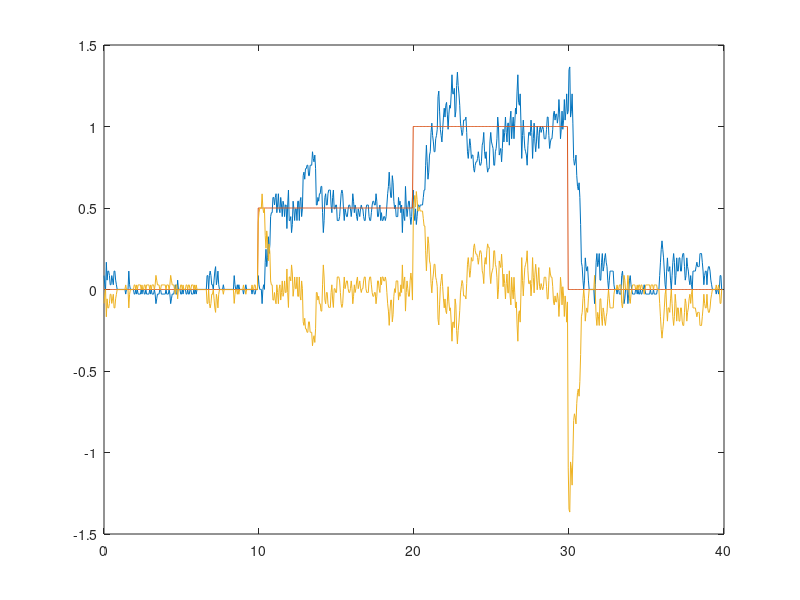

Reproduce this figure in MATLAB.
stairSUB=[-0.003450, 0.000000, 0.003450, -0.007976;
-0.059597, 0.000000, 0.059597, -0.132599;
-0.088125, 0.000000, 0.088125, -0.113473;
0.078569, 0.000000, -0.078569, 0.323978;
-0.031375, 0.000000, 0.031375, -0.200473;
0.024178, 0.000000, -0.024178, 0.048041;
0.024178, 0.000000, -0.024178, 0.065722;
-0.003450, 0.000000, 0.003450, -0.050983;
-0.059597, 0.000000, 0.059597, -0.138657;
-0.059597, 0.000000, 0.059597, -0.034818;
-0.003450, 0.000000, 0.003450, 0.092221;
-0.031375, 0.000000, 0.031375, -0.086008;
-0.059597, 0.000000, 0.059597, -0.117276;
0.024178, 0.000000, -0.024178, 0.156711;
0.024178, 0.000000, -0.024178, 0.023621;
-0.031375, 0.000000, 0.031375, -0.142561;
-0.059597, 0.000000, 0.059597, -0.083616;
-0.088125, 0.000000, 0.088125, -0.089232;
-0.088125, 0.000000, 0.088125, -0.077001;
-0.088125, 0.000000, 0.088125, -0.086419;
-0.088125, 0.000000, 0.088125, -0.089974;
-0.088125, 0.000000, 0.088125, -0.087307;
-0.088125, 0.000000, 0.088125, -0.086566;
-0.088125, 0.000000, 0.088125, -0.087331;
-0.088125, 0.000000, 0.088125, -0.087472;
-0.088125, 0.000000, 0.088125, -0.087258;
-0.088125, 0.000000, 0.088125, -0.087236;
-0.088125, 0.000000, 0.088125, -0.087295;
-0.116965, 0.000000, 0.116965, -0.153973;
-0.088125, 0.000000, 0.088125, -0.043916;
-0.088125, 0.000000, 0.088125, -0.081786;
-0.088125, 0.000000, 0.088125, -0.100117;
0.024178, 0.000000, -0.024178, 0.171743;
-0.059597, 0.000000, 0.059597, -0.186742;
-0.088125, 0.000000, 0.088125, -0.151668;
-0.088125, 0.000000, 0.088125, -0.043666;
-0.088125, 0.000000, 0.088125, -0.072115;
-0.088125, 0.000000, 0.088125, -0.099871;
-0.088125, 0.000000, 0.088125, -0.090388;
-0.116965, 0.000000, 0.116965, -0.150386;
-0.116965, 0.000000, 0.116965, -0.110033;
-0.088125, 0.000000, 0.088125, -0.039417;
-0.116965, 0.000000, 0.116965, -0.161375;
-0.088125, 0.000000, 0.088125, -0.057095;
-0.116965, 0.000000, 0.116965, -0.145629;
-0.116965, 0.000000, 0.116965, -0.120141;
-0.116965, 0.000000, 0.116965, -0.106710;
-0.116965, 0.000000, 0.116965, -0.115286;
-0.088125, 0.000000, 0.088125, -0.051635;
-0.116965, 0.000000, 0.116965, -0.159183;
-0.088125, 0.000000, 0.088125, -0.054015;
-0.088125, 0.000000, 0.088125, -0.079761;
-0.116965, 0.000000, 0.116965, -0.164266;
-0.116965, 0.000000, 0.116965, -0.111935;
-0.088125, 0.000000, 0.088125, -0.035595;
-0.116965, 0.000000, 0.116965, -0.161149;
-0.116965, 0.000000, 0.116965, -0.124805;
-0.116965, 0.000000, 0.116965, -0.102250;
-0.116965, 0.000000, 0.116965, -0.114372;
-0.088125, 0.000000, 0.088125, -0.052888;
-0.116965, 0.000000, 0.116965, -0.159334;
-0.088125, 0.000000, 0.088125, -0.053670;
-0.116965, 0.000000, 0.116965, -0.146423;
-0.116965, 0.000000, 0.116965, -0.120994;
-0.116965, 0.000000, 0.116965, -0.106437;
-0.088125, 0.000000, 0.088125, -0.048402;
-0.116965, 0.000000, 0.116965, -0.161764;
-0.175583, 0.000000, 0.175583, -0.256887;
-0.146114, 0.000000, 0.146114, -0.081591;
-0.116965, 0.000000, 0.116965, -0.060281;
-0.116965, 0.000000, 0.116965, -0.140001;
-0.116965, 0.000000, 0.116965, -0.129950;
-0.088125, 0.000000, 0.088125, -0.041826;
-0.088125, 0.000000, 0.088125, -0.089334;
-0.116965, 0.000000, 0.116965, -0.166898;
-0.116965, 0.000000, 0.116965, -0.109206;
-0.116965, 0.000000, 0.116965, -0.101772;
-0.116965, 0.000000, 0.116965, -0.118547;
-0.116965, 0.000000, 0.116965, -0.119386;
-0.116965, 0.000000, 0.116965, -0.114872;
-0.088125, 0.000000, 0.088125, -0.048303;
-0.116965, 0.000000, 0.116965, -0.159537;
-0.116965, 0.000000, 0.116965, -0.121552;
-0.116965, 0.000000, 0.116965, -0.102917;
-0.088125, 0.000000, 0.088125, -0.048511;
-0.116965, 0.000000, 0.116965, -0.162693;
-0.175583, 0.000000, 0.175583, -0.256790;
-0.146114, 0.000000, 0.146114, -0.081351;
-0.116965, 0.000000, 0.116965, -0.060324;
-0.116965, 0.000000, 0.116965, -0.140062;
-0.116965, 0.000000, 0.116965, -0.129934;
-0.088125, 0.000000, 0.088125, -0.041811;
-0.059597, 0.000000, 0.059597, -0.023384;
-0.116965, 0.000000, 0.116965, -0.209797;
-0.116965, 0.000000, 0.116965, -0.114640;
-0.031375, 0.000000, 0.031375, 0.108803;
-0.088125, 0.000000, 0.088125, -0.179960;
-0.088125, 0.000000, 0.088125, -0.115795;
-0.088125, 0.000000, 0.088125, -0.058886;
-0.116965, 0.000000, 0.116965, -0.148288;
-0.116965, 0.000000, 0.116965, -0.118548;
-0.088125, 0.000000, 0.088125, -0.039351;
-0.116965, 0.000000, 0.116965, -0.159115;
-0.088125, 0.000000, 0.088125, -0.057277;
-0.088125, 0.000000, 0.088125, -0.079540;
-0.088125, 0.000000, 0.088125, -0.096737;
-0.116965, 0.000000, 0.116965, -0.155420;
-0.116965, 0.000000, 0.116965, -0.107985;
-0.088125, 0.000000, 0.088125, -0.038228;
-0.116965, 0.000000, 0.116965, -0.162006;
-0.116965, 0.000000, 0.116965, -0.124042;
-0.088125, 0.000000, 0.088125, -0.035400;
-0.088125, 0.000000, 0.088125, -0.091275;
-0.116965, 0.000000, 0.116965, -0.168455;
-0.116965, 0.000000, 0.116965, -0.108575;
-0.116965, 0.000000, 0.116965, -0.101404;
-0.088125, 0.000000, 0.088125, -0.052065;
-0.116965, 0.000000, 0.116965, -0.162835;
-0.088125, 0.000000, 0.088125, -0.053633;
-0.116965, 0.000000, 0.116965, -0.145495;
-0.088125, 0.000000, 0.088125, -0.054395;
-0.088125, 0.000000, 0.088125, -0.083365;
-0.088125, 0.000000, 0.088125, -0.097223;
-0.088125, 0.000000, 0.088125, -0.087690;
-0.088125, 0.000000, 0.088125, -0.084620;
-0.088125, 0.000000, 0.088125, -0.087372;
-0.088125, 0.000000, 0.088125, -0.087987;
-0.088125, 0.000000, 0.088125, -0.087210;
-0.088125, 0.000000, 0.088125, -0.087103;
-0.088125, 0.000000, 0.088125, -0.087317;
-0.088125, 0.000000, 0.088125, -0.087330;
-0.088125, 0.000000, 0.088125, -0.087272;
-0.088125, 0.000000, 0.088125, -0.087273;
-0.003450, 0.000000, 0.003450, 0.108478;
-0.003450, 0.000000, 0.003450, -0.018841;
-0.088125, 0.000000, 0.088125, -0.230737;
-0.003450, 0.000000, 0.003450, 0.130020;
0.024178, 0.000000, -0.024178, 0.084510;
-0.003450, 0.000000, 0.003450, -0.084841;
-0.059597, 0.000000, 0.059597, -0.142237;
-0.059597, 0.000000, 0.059597, -0.025657;
-0.088125, 0.000000, 0.088125, -0.103272;
-0.031375, 0.000000, 0.031375, 0.038854;
0.024178, 0.000000, -0.024178, 0.092652;
0.051515, 0.000000, -0.051515, 0.056920;
-0.059597, 0.000000, 0.059597, -0.229009;
-0.031375, 0.000000, 0.031375, 0.025428;
0.024178, 0.000000, -0.024178, 0.139746;
-0.059597, 0.000000, 0.059597, -0.198585;
-0.088125, 0.000000, 0.088125, -0.140394;
-0.088125, 0.000000, 0.088125, -0.041152;
-0.088125, 0.000000, 0.088125, -0.075278;
-0.088125, 0.000000, 0.088125, -0.100307;
-0.088125, 0.000000, 0.088125, -0.089514;
-0.059597, 0.000000, 0.059597, -0.017701;
-0.088125, 0.000000, 0.088125, -0.129851;
-0.088125, 0.000000, 0.088125, -0.093709;
-0.088125, 0.000000, 0.088125, -0.074607;
-0.088125, 0.000000, 0.088125, -0.086414;
-0.088125, 0.000000, 0.088125, -0.090711;
-0.088125, 0.000000, 0.088125, -0.087265;
-0.088125, 0.000000, 0.088125, -0.086374;
-0.088125, 0.000000, 0.088125, -0.087356;
-0.088125, 0.000000, 0.088125, -0.087521;
-0.088125, 0.000000, 0.088125, -0.087248;
-0.088125, 0.000000, 0.088125, -0.087224;
-0.088125, 0.000000, 0.088125, -0.087298;
-0.088125, 0.000000, 0.088125, -0.087299;
-0.003450, 0.000000, 0.003450, 0.108487;
-0.059597, 0.000000, 0.059597, -0.148645;
-0.088125, 0.000000, 0.088125, -0.146316;
-0.088125, 0.000000, 0.088125, -0.055048;
-0.059597, 0.000000, 0.059597, -0.006836;
-0.088125, 0.000000, 0.088125, -0.139698;
-0.059597, 0.000000, 0.059597, -0.029913;
-0.088125, 0.000000, 0.088125, -0.114725;
-0.088125, 0.000000, 0.088125, -0.091478;
-0.088125, 0.000000, 0.088125, -0.078784;
-0.088125, 0.000000, 0.088125, -0.086701;
-0.088125, 0.000000, 0.088125, -0.089579;
-0.116965, 0.000000, 0.116965, -0.153948;
-0.088125, 0.000000, 0.088125, -0.043311;
-0.088125, 0.000000, 0.088125, -0.081837;
-0.059597, 0.000000, 0.059597, -0.034319;
-0.088125, 0.000000, 0.088125, -0.130768;
-0.088125, 0.000000, 0.088125, -0.089231;
-0.088125, 0.000000, 0.088125, -0.074691;
-0.088125, 0.000000, 0.088125, -0.087599;
-0.088125, 0.000000, 0.088125, -0.090602;
-0.088125, 0.000000, 0.088125, -0.086958;
-0.088125, 0.000000, 0.088125, -0.086426;
-0.116965, 0.000000, 0.116965, -0.154111;
-0.088125, 0.000000, 0.088125, -0.044137;
-0.088125, 0.000000, 0.088125, -0.081733;
-0.116965, 0.000000, 0.116965, -0.166739;
-0.116965, 0.000000, 0.116965, -0.111229;
-0.088125, 0.000000, 0.088125, -0.034989;
-0.088125, 0.000000, 0.088125, -0.094704;
-0.088125, 0.000000, 0.088125, -0.101636;
-0.003450, 0.500000, 0.503450, 0.111406;
-0.059597, 0.500000, 0.559597, -0.154921;
-0.088125, 0.500000, 0.588125, -0.140265;
-0.088125, 0.500000, 0.588125, -0.047463;
-0.088125, 0.500000, 0.588125, -0.068598;
-0.175583, 0.500000, 0.675583, -0.294971;
-0.088125, 0.500000, 0.588125, 0.046020;
-0.059597, 0.500000, 0.559597, 0.003022;
-0.088125, 0.500000, 0.588125, -0.163773;
0.078569, 0.500000, 0.421431, 0.294737;
0.158056, 0.500000, 0.341944, 0.259040;
0.051515, 0.500000, 0.448485, -0.161061;
0.105339, 0.500000, 0.394661, 0.175869;
0.235131, 0.500000, 0.264869, 0.460690;
0.131834, 0.500000, 0.368166, -0.047873;
0.184011, 0.500000, 0.315989, 0.214226;
0.358506, 0.500000, 0.141494, 0.635807;
0.382454, 0.500000, 0.117546, 0.371378;
0.382454, 0.500000, 0.117546, 0.302829;
0.475939, 0.500000, 0.024061, 0.607389;
0.475939, 0.500000, 0.024061, 0.479889;
0.429651, 0.500000, 0.070349, 0.330713;
0.475939, 0.500000, 0.024061, 0.547240;
0.498749, 0.500000, 0.001251, 0.547782;
0.382454, 0.500000, 0.117546, 0.203986;
0.429651, 0.500000, 0.070349, 0.501769;
0.498749, 0.500000, 0.001251, 0.632474;
0.406168, 0.500000, 0.093832, 0.248764;
0.382454, 0.500000, 0.117546, 0.333628;
0.475939, 0.500000, 0.024061, 0.650408;
0.429651, 0.500000, 0.070349, 0.362788;
0.358506, 0.500000, 0.141494, 0.225247;
0.452908, 0.500000, 0.047092, 0.613256;
0.429651, 0.500000, 0.070349, 0.418182;
0.358506, 0.500000, 0.141494, 0.223158;
0.429651, 0.500000, 0.070349, 0.544121;
0.429651, 0.500000, 0.070349, 0.454753;
0.285224, 0.500000, 0.214776, 0.062125;
0.429651, 0.500000, 0.070349, 0.643247;
0.521344, 0.500000, -0.021344, 0.679215;
0.334322, 0.500000, 0.165678, 0.008206;
0.334322, 0.500000, 0.165678, 0.330168;
0.358506, 0.500000, 0.141494, 0.485456;
0.260302, 0.500000, 0.239698, 0.123667;
0.309895, 0.500000, 0.190105, 0.361590;
0.452908, 0.500000, 0.047092, 0.674695;
0.406168, 0.500000, 0.093832, 0.302209;
0.334322, 0.500000, 0.165678, 0.188650;
0.406168, 0.500000, 0.093832, 0.547884;
0.406168, 0.500000, 0.093832, 0.432352;
0.334322, 0.500000, 0.165678, 0.199407;
0.452908, 0.500000, 0.047092, 0.619217;
0.452908, 0.500000, 0.047092, 0.469824;
0.334322, 0.500000, 0.165678, 0.129998;
0.452908, 0.500000, 0.047092, 0.630473;
0.475939, 0.500000, 0.024061, 0.542306;
0.358506, 0.500000, 0.141494, 0.147040;
0.406168, 0.500000, 0.093832, 0.476868;
0.609598, 0.500000, -0.109598, 0.928720;
0.631147, 0.500000, -0.131147, 0.597729;
0.587846, 0.500000, -0.087846, 0.437968;
0.652497, 0.500000, -0.152497, 0.758151;
0.652497, 0.500000, -0.152497, 0.678648;
0.673648, 0.500000, -0.173648, 0.667317;
0.673648, 0.500000, -0.173648, 0.662947;
0.609598, 0.500000, -0.109598, 0.525036;
0.609598, 0.500000, -0.109598, 0.622440;
0.673648, 0.500000, -0.173648, 0.780008;
0.673648, 0.500000, -0.173648, 0.655118;
0.673648, 0.500000, -0.173648, 0.642281;
0.756343, 0.500000, -0.256343, 0.869596;
0.715376, 0.500000, -0.215376, 0.651508;
0.694607, 0.500000, -0.194607, 0.639674;
0.735952, 0.500000, -0.235952, 0.811537;
0.652497, 0.500000, -0.152497, 0.546450;
0.429651, 0.500000, 0.070349, 0.128538;
0.429651, 0.500000, 0.070349, 0.501975;
0.475939, 0.500000, 0.024061, 0.620301;
0.452908, 0.500000, 0.047092, 0.390135;
0.498749, 0.500000, 0.001251, 0.526049;
0.498749, 0.500000, 0.001251, 0.510276;
0.543721, 0.500000, -0.043721, 0.593092;
0.543721, 0.500000, -0.043721, 0.532579;
0.382454, 0.500000, 0.117546, 0.156407;
0.260302, 0.500000, 0.239698, 0.134229;
0.334322, 0.500000, 0.165678, 0.519490;
0.475939, 0.500000, 0.024061, 0.682447;
0.498749, 0.500000, 0.001251, 0.450779;
0.429651, 0.500000, 0.070349, 0.280578;
0.429651, 0.500000, 0.070349, 0.458617;
0.498749, 0.500000, 0.001251, 0.630064;
0.521344, 0.500000, -0.021344, 0.528166;
0.521344, 0.500000, -0.021344, 0.481383;
0.521344, 0.500000, -0.021344, 0.521136;
0.429651, 0.500000, 0.070349, 0.319594;
0.382454, 0.500000, 0.117546, 0.337105;
0.475939, 0.500000, 0.024061, 0.639728;
0.521344, 0.500000, -0.021344, 0.575469;
0.406168, 0.500000, 0.093832, 0.200440;
0.406168, 0.500000, 0.093832, 0.415670;
0.429651, 0.500000, 0.070349, 0.519441;
0.429651, 0.500000, 0.070349, 0.419860;
0.334322, 0.500000, 0.165678, 0.186185;
0.334322, 0.500000, 0.165678, 0.357675;
0.334322, 0.500000, 0.165678, 0.377384;
0.358506, 0.500000, 0.141494, 0.383291;
0.429651, 0.500000, 0.070349, 0.509530;
0.498749, 0.500000, 0.001251, 0.571109;
0.521344, 0.500000, -0.021344, 0.516172;
0.498749, 0.500000, 0.001251, 0.445427;
0.406168, 0.500000, 0.093832, 0.290799;
0.334322, 0.500000, 0.165678, 0.272207;
0.406168, 0.500000, 0.093832, 0.546965;
0.382454, 0.500000, 0.117546, 0.355584;
0.358506, 0.500000, 0.141494, 0.292843;
0.358506, 0.500000, 0.141494, 0.374817;
0.406168, 0.500000, 0.093832, 0.487637;
0.429651, 0.500000, 0.070349, 0.447470;
0.429651, 0.500000, 0.070349, 0.403966;
0.406168, 0.500000, 0.093832, 0.372395;
0.358506, 0.500000, 0.141494, 0.308297;
0.406168, 0.500000, 0.093832, 0.487888;
0.498749, 0.500000, 0.001251, 0.626534;
0.452908, 0.500000, 0.047092, 0.352523;
0.382454, 0.500000, 0.117546, 0.264409;
0.429651, 0.500000, 0.070349, 0.535468;
0.406168, 0.500000, 0.093832, 0.398531;
0.358506, 0.500000, 0.141494, 0.270134;
0.334322, 0.500000, 0.165678, 0.317491;
0.406168, 0.500000, 0.093832, 0.530968;
0.382454, 0.500000, 0.117546, 0.342911;
0.358506, 0.500000, 0.141494, 0.297846;
0.406168, 0.500000, 0.093832, 0.487998;
0.429651, 0.500000, 0.070349, 0.468712;
0.406168, 0.500000, 0.093832, 0.348106;
0.406168, 0.500000, 0.093832, 0.402177;
0.358506, 0.500000, 0.141494, 0.313594;
0.334322, 0.500000, 0.165678, 0.312744;
0.334322, 0.500000, 0.165678, 0.353591;
0.406168, 0.500000, 0.093832, 0.507845;
0.429651, 0.500000, 0.070349, 0.443210;
0.429651, 0.500000, 0.070349, 0.398070;
0.429651, 0.500000, 0.070349, 0.428168;
0.358506, 0.500000, 0.141494, 0.274440;
0.334322, 0.500000, 0.165678, 0.316806;
0.334322, 0.500000, 0.165678, 0.364510;
0.382454, 0.500000, 0.117546, 0.451222;
0.429651, 0.500000, 0.070349, 0.476101;
0.452908, 0.500000, 0.047092, 0.457040;
0.452908, 0.500000, 0.047092, 0.437103;
0.429651, 0.500000, 0.070349, 0.398787;
0.429651, 0.500000, 0.070349, 0.438814;
0.498749, 0.500000, 0.001251, 0.598608;
0.452908, 0.500000, 0.047092, 0.377363;
0.358506, 0.500000, 0.141494, 0.215617;
0.358506, 0.500000, 0.141494, 0.400001;
0.406168, 0.500000, 0.093832, 0.508841;
0.429651, 0.500000, 0.070349, 0.439471;
0.334322, 0.500000, 0.165678, 0.178538;
0.382454, 0.500000, 0.117546, 0.463407;
0.334322, 0.500000, 0.165678, 0.307361;
0.334322, 0.500000, 0.165678, 0.319502;
0.358506, 0.500000, 0.141494, 0.402103;
0.358506, 0.500000, 0.141494, 0.359185;
0.334322, 0.500000, 0.165678, 0.291908;
0.358506, 0.500000, 0.141494, 0.397168;
0.429651, 0.500000, 0.070349, 0.532044;
0.498749, 0.500000, 0.001251, 0.565853;
0.543721, 0.500000, -0.043721, 0.562310;
0.631147, 0.500000, -0.131147, 0.719688;
0.543721, 0.500000, -0.043721, 0.406835;
0.475939, 0.500000, 0.024061, 0.376941;
0.475939, 0.500000, 0.024061, 0.528187;
0.609598, 0.500000, -0.109598, 0.810354;
0.565887, 0.500000, -0.065887, 0.467710;
0.452908, 0.500000, 0.047092, 0.256637;
0.406168, 0.500000, 0.093832, 0.396305;
0.429651, 0.500000, 0.070349, 0.522436;
0.358506, 0.500000, 0.141494, 0.261940;
0.358506, 0.500000, 0.141494, 0.347959;
0.358506, 0.500000, 0.141494, 0.389132;
0.475939, 0.500000, 0.024061, 0.632594;
0.429651, 0.500000, 0.070349, 0.339883;
0.452908, 0.500000, 0.047092, 0.448981;
0.382454, 0.500000, 0.117546, 0.314021;
0.429651, 0.500000, 0.070349, 0.504255;
0.260302, 0.500000, 0.239698, 0.050187;
0.406168, 0.500000, 0.093832, 0.608749;
0.358506, 0.500000, 0.141494, 0.331820;
0.334322, 0.500000, 0.165678, 0.251933;
0.543721, 0.500000, -0.043721, 0.836863;
0.429651, 0.500000, 0.070349, 0.263469;
0.358506, 0.500000, 0.141494, 0.202555;
0.406168, 0.500000, 0.093832, 0.535207;
0.452908, 0.500000, 0.047092, 0.546269;
0.452908, 0.500000, 0.047092, 0.407091;
0.358506, 0.500000, 0.141494, 0.211994;
0.309895, 0.500000, 0.190105, 0.278452;
0.358506, 0.500000, 0.141494, 0.473223;
0.475939, 0.500000, 0.024061, 0.629732;
0.521344, 1.000000, 0.478656, 0.528218;
0.382454, 1.000000, 0.617546, 0.140695;
0.334322, 1.000000, 0.665678, 0.304401;
0.406168, 1.000000, 0.593832, 0.583953;
0.309895, 1.000000, 0.690105, 0.182235;
0.358506, 1.000000, 0.641494, 0.398807;
0.429651, 1.000000, 0.570349, 0.561196;
0.429651, 1.000000, 0.570349, 0.409272;
0.406168, 1.000000, 0.593832, 0.346500;
0.429651, 1.000000, 0.570349, 0.479460;
0.429651, 1.000000, 0.570349, 0.447945;
0.429651, 1.000000, 0.570349, 0.421563;
0.429651, 1.000000, 0.570349, 0.432532;
0.475939, 1.000000, 0.524061, 0.545831;
0.521344, 1.000000, 0.478656, 0.577836;
0.521344, 1.000000, 0.478656, 0.499319;
0.673648, 1.000000, 0.326352, 0.864384;
0.796576, 1.000000, 0.203424, 0.941072;
0.694607, 1.000000, 0.305393, 0.486607;
0.587846, 1.000000, 0.412154, 0.432091;
0.631147, 1.000000, 0.368853, 0.771777;
0.735952, 1.000000, 0.264048, 0.909649;
0.756343, 1.000000, 0.243657, 0.726520;
0.874910, 1.000000, 0.125090, 0.984087;
0.931866, 1.000000, 0.068134, 0.997172;
0.855585, 1.000000, 0.144415, 0.713587;
0.816422, 1.000000, 0.183578, 0.763790;
0.756343, 1.000000, 0.243657, 0.727070;
0.756343, 1.000000, 0.243657, 0.782114;
0.836090, 1.000000, 0.163910, 0.951906;
0.855585, 1.000000, 0.144415, 0.861483;
0.894062, 1.000000, 0.105938, 0.910750;
1.094155, 1.000000, -0.094155, 1.351045;
1.128574, 1.000000, -0.128574, 1.131232;
1.005538, 1.000000, -0.005538, 0.764004;
0.894062, 1.000000, 0.105938, 0.772952;
0.855585, 1.000000, 0.144415, 0.892805;
0.816422, 1.000000, 0.183578, 0.803766;
0.894062, 1.000000, 0.105938, 0.994238;
0.969022, 1.000000, 0.030978, 1.059790;
1.023565, 1.000000, -0.023565, 1.053438;
0.969022, 1.000000, 0.030978, 0.863419;
1.041439, 1.000000, -0.041439, 1.138925;
1.059158, 1.000000, -0.059158, 1.098442;
0.987357, 1.000000, 0.012643, 0.859745;
0.894062, 1.000000, 0.105938, 0.775762;
0.987357, 1.000000, 0.012643, 1.163781;
1.041439, 1.000000, -0.041439, 1.126783;
1.023565, 1.000000, -0.023565, 0.939007;
1.111435, 1.000000, -0.111435, 1.209176;
1.228476, 1.000000, -0.228476, 1.389009;
1.111435, 1.000000, -0.111435, 0.904476;
1.111435, 1.000000, -0.111435, 1.087767;
1.145567, 1.000000, -0.145567, 1.249252;
0.969022, 1.000000, 0.030978, 0.731730;
1.005538, 1.000000, -0.005538, 1.057065;
1.162423, 1.000000, -0.162423, 1.430417;
1.244655, 1.000000, -0.244655, 1.303436;
1.162423, 1.000000, -0.162423, 0.963479;
1.111435, 1.000000, -0.111435, 1.044762;
1.041439, 1.000000, -0.041439, 1.012646;
0.931866, 1.000000, 0.068134, 0.815183;
0.894062, 1.000000, 0.105938, 0.873173;
0.855585, 1.000000, 0.144415, 0.846140;
0.874910, 1.000000, 0.125090, 0.913199;
0.950526, 1.000000, 0.049474, 1.050882;
0.950526, 1.000000, 0.049474, 0.926791;
0.950526, 1.000000, 0.049474, 0.923487;
0.969022, 1.000000, 0.030978, 1.001890;
0.874910, 1.000000, 0.125090, 0.755007;
0.756343, 1.000000, 0.243657, 0.609521;
0.715376, 1.000000, 0.284624, 0.720330;
0.776551, 1.000000, 0.223449, 0.906886;
0.836090, 1.000000, 0.163910, 0.902933;
0.796576, 1.000000, 0.203424, 0.700352;
0.715376, 1.000000, 0.284624, 0.601675;
0.735952, 1.000000, 0.264048, 0.808308;
0.735952, 1.000000, 0.264048, 0.765429;
0.652497, 1.000000, 0.347503, 0.524504;
0.631147, 1.000000, 0.368853, 0.615918;
0.673648, 1.000000, 0.326352, 0.773865;
0.694607, 1.000000, 0.305393, 0.720439;
0.694607, 1.000000, 0.305393, 0.666806;
0.715376, 1.000000, 0.284624, 0.740771;
0.756343, 1.000000, 0.243657, 0.817401;
0.715376, 1.000000, 0.284624, 0.649343;
0.673648, 1.000000, 0.326352, 0.612984;
0.673648, 1.000000, 0.326352, 0.704486;
0.694607, 1.000000, 0.305393, 0.741665;
0.796576, 1.000000, 0.203424, 0.920976;
0.816422, 1.000000, 0.183578, 0.814225;
0.874910, 1.000000, 0.125090, 0.915773;
0.756343, 1.000000, 0.243657, 0.594031;
0.715376, 1.000000, 0.284624, 0.673400;
0.756343, 1.000000, 0.243657, 0.867189;
0.673648, 1.000000, 0.326352, 0.569673;
0.631147, 1.000000, 0.368853, 0.563246;
0.652497, 1.000000, 0.347503, 0.724036;
0.652497, 1.000000, 0.347503, 0.669677;
0.816422, 1.000000, 0.183578, 1.015025;
0.874910, 1.000000, 0.125090, 0.921188;
0.816422, 1.000000, 0.183578, 0.674511;
0.796576, 1.000000, 0.203424, 0.773165;
0.776551, 1.000000, 0.223449, 0.795687;
0.673648, 1.000000, 0.326352, 0.548792;
0.673648, 1.000000, 0.326352, 0.691114;
0.756343, 1.000000, 0.243657, 0.904508;
0.776551, 1.000000, 0.223449, 0.784143;
0.836090, 1.000000, 0.163910, 0.872546;
0.969022, 1.000000, 0.030978, 1.134861;
0.913049, 1.000000, 0.086951, 0.804953;
0.735952, 1.000000, 0.264048, 0.468300;
0.756343, 1.000000, 0.243657, 0.850878;
0.776551, 1.000000, 0.223449, 0.874961;
0.694607, 1.000000, 0.305393, 0.555804;
0.776551, 1.000000, 0.223449, 0.877970;
0.894062, 1.000000, 0.105938, 1.076491;
0.816422, 1.000000, 0.183578, 0.663246;
0.874910, 1.000000, 0.125090, 0.918745;
0.969022, 1.000000, 0.030978, 1.128969;
0.874910, 1.000000, 0.125090, 0.718826;
0.816422, 1.000000, 0.183578, 0.714483;
0.931866, 1.000000, 0.068134, 1.142340;
0.931866, 1.000000, 0.068134, 0.937138;
0.796576, 1.000000, 0.203424, 0.559775;
0.950526, 1.000000, 0.049474, 1.181809;
1.005538, 1.000000, -0.005538, 1.116221;
0.836090, 1.000000, 0.163910, 0.534634;
0.913049, 1.000000, 0.086951, 1.020332;
0.969022, 1.000000, 0.030978, 1.115072;
0.836090, 1.000000, 0.163910, 0.616078;
0.931866, 1.000000, 0.068134, 1.045690;
1.023565, 1.000000, -0.023565, 1.191307;
0.987357, 1.000000, 0.012643, 0.886486;
1.128574, 1.000000, -0.128574, 1.276268;
1.228476, 1.000000, -0.228476, 1.363068;
1.059158, 1.000000, -0.059158, 0.771855;
1.041439, 1.000000, -0.041439, 1.012714;
1.111435, 1.000000, -0.111435, 1.288121;
0.931866, 1.000000, 0.068134, 0.684870;
0.715376, 1.000000, 0.284624, 0.415824;
0.855585, 1.000000, 0.144415, 1.154635;
0.950526, 1.000000, 0.049474, 1.131117;
0.855585, 1.000000, 0.144415, 0.626949;
0.776551, 1.000000, 0.223449, 0.647530;
0.756343, 1.000000, 0.243657, 0.812338;
0.735952, 1.000000, 0.264048, 0.747173;
0.673648, 1.000000, 0.326352, 0.582201;
0.796576, 1.000000, 0.203424, 0.971637;
0.874910, 1.000000, 0.125090, 0.983779;
0.874910, 1.000000, 0.125090, 0.811415;
0.855585, 1.000000, 0.144415, 0.804356;
0.950526, 1.000000, 0.049474, 1.098805;
0.874910, 1.000000, 0.125090, 0.771826;
0.715376, 1.000000, 0.284624, 0.478775;
0.836090, 1.000000, 0.163910, 1.058284;
0.931866, 1.000000, 0.068134, 1.101963;
0.816422, 1.000000, 0.183578, 0.582706;
0.756343, 1.000000, 0.243657, 0.657571;
0.816422, 1.000000, 0.183578, 0.976286;
0.913049, 1.000000, 0.086951, 1.054143;
0.855585, 1.000000, 0.144415, 0.718569;
0.776551, 1.000000, 0.223449, 0.648390;
0.894062, 1.000000, 0.105938, 1.105033;
0.913049, 1.000000, 0.086951, 0.951061;
0.874910, 1.000000, 0.125090, 0.761697;
0.894062, 1.000000, 0.105938, 0.921030;
0.913049, 1.000000, 0.086951, 0.967021;
0.894062, 1.000000, 0.105938, 0.856975;
0.836090, 1.000000, 0.163910, 0.750553;
0.836090, 1.000000, 0.163910, 0.859640;
0.836090, 1.000000, 0.163910, 0.861216;
0.894062, 1.000000, 0.105938, 0.964263;
0.969022, 1.000000, 0.030978, 1.052061;
0.969022, 1.000000, 0.030978, 0.936403;
0.855585, 1.000000, 0.144415, 0.684613;
0.776551, 1.000000, 0.223449, 0.704960;
0.816422, 1.000000, 0.183578, 0.932683;
0.836090, 1.000000, 0.163910, 0.874531;
0.836090, 1.000000, 0.163910, 0.801698;
0.894062, 1.000000, 0.105938, 0.963662;
0.987357, 1.000000, 0.012643, 1.110228;
1.005538, 1.000000, -0.005538, 0.992257;
0.950526, 1.000000, 0.049474, 0.841591;
0.987357, 1.000000, 0.012643, 1.051349;
0.987357, 1.000000, 0.012643, 1.010507;
0.931866, 1.000000, 0.068134, 0.839368;
0.969022, 1.000000, 0.030978, 1.023685;
1.076732, 1.000000, -0.076732, 1.237812;
0.987357, 1.000000, 0.012643, 0.832722;
0.836090, 1.000000, 0.163910, 0.609791;
0.894062, 1.000000, 0.105938, 1.045083;
1.005538, 1.000000, -0.005538, 1.202919;
0.894062, 1.000000, 0.105938, 0.682383;
0.950526, 1.000000, 0.049474, 0.994140;
1.076732, 1.000000, -0.076732, 1.294762;
0.950526, 1.000000, 0.049474, 0.744300;
1.005538, 1.000000, -0.005538, 1.041335;
1.111435, 1.000000, -0.111435, 1.301817;
0.987357, 1.000000, 0.012643, 0.789360;
1.005538, 0.000000, -1.005538, 0.999829;
1.260705, 0.000000, -1.260705, 1.670555;
1.276624, 0.000000, -1.276624, 1.231535;
0.969022, 0.000000, -0.969022, 0.433292;
1.005538, 0.000000, -1.005538, 1.116322;
1.111435, 0.000000, -1.111435, 1.379361;
0.931866, 0.000000, -0.931866, 0.624031;
0.715376, 0.000000, -0.715376, 0.381913;
0.673648, 0.000000, -0.673648, 0.739810;
0.694607, 0.000000, -0.694607, 0.808871;
0.735952, 0.000000, -0.735952, 0.755877;
0.609598, 0.000000, -0.609598, 0.398646;
0.543721, 0.000000, -0.543721, 0.468637;
0.521344, 0.000000, -0.521344, 0.556318;
0.565887, 0.000000, -0.565887, 0.639632;
0.475939, 0.000000, -0.475939, 0.333355;
0.309895, 0.000000, -0.309895, 0.082809;
0.078569, 0.000000, -0.078569, -0.157620;
0.051515, 0.000000, -0.051515, 0.117900;
-0.031375, 0.000000, 0.031375, -0.071991;
-0.088125, 0.000000, 0.088125, -0.168202;
-0.031375, 0.000000, 0.031375, 0.068606;
0.105339, 0.000000, -0.105339, 0.296644;
0.051515, 0.000000, -0.051515, -0.074099;
0.024178, 0.000000, -0.024178, -0.054468;
0.051515, 0.000000, -0.051515, 0.129870;
-0.031375, 0.000000, 0.031375, -0.126780;
-0.088125, 0.000000, 0.088125, -0.170001;
-0.088125, 0.000000, 0.088125, -0.048155;
-0.088125, 0.000000, 0.088125, -0.065911;
-0.088125, 0.000000, 0.088125, -0.099032;
-0.088125, 0.000000, 0.088125, -0.092089;
-0.088125, 0.000000, 0.088125, -0.083807;
-0.088125, 0.000000, 0.088125, -0.086260;
-0.175583, 0.000000, 0.175583, -0.290486;
-0.059597, 0.000000, 0.059597, 0.109977;
0.078569, 0.000000, -0.078569, 0.272158;
0.131834, 0.000000, -0.131834, 0.126294;
0.051515, 0.000000, -0.051515, -0.116184;
0.078569, 0.000000, -0.078569, 0.131454;
0.131834, 0.000000, -0.131834, 0.241744;
-0.031375, 0.000000, 0.031375, -0.274383;
-0.031375, 0.000000, 0.031375, -0.030805;
0.078569, 0.000000, -0.078569, 0.293245;
0.131834, 0.000000, -0.131834, 0.176288;
0.024178, 0.000000, -0.024178, -0.187254;
0.051515, 0.000000, -0.051515, 0.097427;
0.105339, 0.000000, -0.105339, 0.229401;
0.131834, 0.000000, -0.131834, 0.138910;
0.078569, 0.000000, -0.078569, -0.030625;
0.051515, 0.000000, -0.051515, 0.024432;
-0.031375, 0.000000, 0.031375, -0.105787;
-0.088125, 0.000000, 0.088125, -0.141552;
-0.031375, 0.000000, 0.031375, 0.075581;
0.024178, 0.000000, -0.024178, 0.101398;
0.024178, 0.000000, -0.024178, -0.016566;
0.024178, 0.000000, -0.024178, 0.004220;
0.024178, 0.000000, -0.024178, 0.035957;
0.024178, 0.000000, -0.024178, 0.028297;
-0.059597, 0.000000, 0.059597, -0.173252;
-0.088125, 0.000000, 0.088125, -0.110627;
-0.088125, 0.000000, 0.088125, -0.049868;
-0.088125, 0.000000, 0.088125, -0.082539;
-0.116965, 0.000000, 0.116965, -0.164134;
-0.088125, 0.000000, 0.088125, -0.044427;
-0.088125, 0.000000, 0.088125, -0.079045;
-0.116965, 0.000000, 0.116965, -0.166858;
-0.116965, 0.000000, 0.116965, -0.111935;
-0.116965, 0.000000, 0.116965, -0.101582;
-0.003450, 0.000000, 0.003450, 0.144608;
0.024178, 0.000000, -0.024178, 0.036145;
-0.031375, 0.000000, 0.031375, -0.151029;
-0.175583, 0.000000, 0.175583, -0.355550;
-0.146114, 0.000000, 0.146114, -0.046480;
-0.088125, 0.000000, 0.088125, 0.033113;
-0.088125, 0.000000, 0.088125, -0.127678;
-0.088125, 0.000000, 0.088125, -0.118406;
-0.175583, 0.000000, 0.175583, -0.276673;
-0.116965, 0.000000, 0.116965, -0.015135;
-0.031375, 0.000000, 0.031375, 0.100005;
-0.003450, 0.000000, 0.003450, -0.011925;
-0.059597, 0.000000, 0.059597, -0.172982;
-0.088125, 0.000000, 0.088125, -0.110865;
-0.116965, 0.000000, 0.116965, -0.117679;
-0.116965, 0.000000, 0.116965, -0.105812;
-0.116965, 0.000000, 0.116965, -0.114986;
-0.116965, 0.000000, 0.116965, -0.118472;
-0.088125, 0.000000, 0.088125, -0.049199;
-0.088125, 0.000000, 0.088125, -0.091836;
-0.116965, 0.000000, 0.116965, -0.164753;
-0.088125, 0.000000, 0.088125, -0.042020;
-0.116965, 0.000000, 0.116965, -0.145744;
-0.116965, 0.000000, 0.116965, -0.124133;
-0.088125, 0.000000, 0.088125, -0.039710;
-0.116965, 0.000000, 0.116965, -0.157612;
-0.116965, 0.000000, 0.116965, -0.123969;
-0.088125, 0.000000, 0.088125, -0.036574;
-0.088125, 0.000000, 0.088125, -0.091208;
-0.059597, 0.000000, 0.059597, -0.035515;
-0.088125, 0.000000, 0.088125, -0.128197;
-0.116965, 0.000000, 0.116965, -0.155779;
-0.116965, 0.000000, 0.116965, -0.098697;
-0.116965, 0.000000, 0.116965, -0.105400;
-0.116965, 0.000000, 0.116965, -0.121067;
-0.116965, 0.000000, 0.116965, -0.118237;
-0.116965, 0.000000, 0.116965, -0.114286;
-0.088125, 0.000000, 0.088125, -0.048651;
-0.116965, 0.000000, 0.116965, -0.159667;
-0.116965, 0.000000, 0.116965, -0.121450;
-0.116965, 0.000000, 0.116965, -0.102890;
-0.088125, 0.000000, 0.088125, -0.048540;
-0.116965, 0.000000, 0.116965, -0.162698;
-0.116965, 0.000000, 0.116965, -0.121257;
-0.116965, 0.000000, 0.116965, -0.102098;
-0.116965, 0.000000, 0.116965, -0.115327;
-0.088125, 0.000000, 0.088125, -0.052859;
-0.088125, 0.000000, 0.088125, -0.092405;
-0.088125, 0.000000, 0.088125, -0.097061;
-0.003450, 0.000000, 0.003450, 0.110459;
0.078569, 0.000000, -0.078569, 0.173234;
0.158056, 0.000000, -0.158056, 0.214393;
0.209697, 0.000000, -0.209697, 0.236419;
0.158056, 0.000000, -0.158056, 0.063351;
0.105339, 0.000000, -0.105339, 0.036174;
0.024178, 0.000000, -0.024178, -0.047454;
-0.059597, 0.000000, 0.059597, -0.137474;
-0.088125, 0.000000, 0.088125, -0.090098;
0.024178, 0.000000, -0.024178, 0.199054;
0.105339, 0.000000, -0.105339, 0.191235;
0.024178, 0.000000, -0.024178, -0.146920;
0.024178, 0.000000, -0.024178, 0.017092;
0.051515, 0.000000, -0.051515, 0.135582;
-0.031375, 0.000000, 0.031375, -0.147063;
-0.088125, 0.000000, 0.088125, -0.170122;
-0.003450, 0.000000, 0.003450, 0.153007;
0.078569, 0.000000, -0.078569, 0.191799;
0.131834, 0.000000, -0.131834, 0.141318;
0.078569, 0.000000, -0.078569, -0.031325;
-0.059597, 0.000000, 0.059597, -0.234086;
-0.003450, 0.000000, 0.003450, 0.126049;
0.105339, 0.000000, -0.105339, 0.285324;
0.024178, 0.000000, -0.024178, -0.141722;
0.024178, 0.000000, -0.024178, -0.009038;
0.105339, 0.000000, -0.105339, 0.260475;
0.105339, 0.000000, -0.105339, 0.094995;
0.024178, 0.000000, -0.024178, -0.126929;
0.024178, 0.000000, -0.024178, 0.044124;
0.105339, 0.000000, -0.105339, 0.253016;
0.131834, 0.000000, -0.131834, 0.142691;
0.131834, 0.000000, -0.131834, 0.085108;
0.051515, 0.000000, -0.051515, -0.056207;
-0.031375, 0.000000, 0.031375, -0.113933;
-0.003450, 0.000000, 0.003450, 0.077912;
0.105339, 0.000000, -0.105339, 0.264939;
0.051515, 0.000000, -0.051515, -0.063431;
0.024178, 0.000000, -0.024178, -0.045745;
-0.031375, 0.000000, 0.031375, -0.065139;
-0.059597, 0.000000, 0.059597, -0.069457;
-0.003450, 0.000000, 0.003450, 0.085043;
-0.059597, 0.000000, 0.059597, -0.140548;
-0.088125, 0.000000, 0.088125, -0.139572;
0.024178, 0.000000, -0.024178, 0.202056;
0.024178, 0.000000, -0.024178, 0.016390;
0.024178, 0.000000, -0.024178, -0.026630;
0.024178, 0.000000, -0.024178, 0.029280;
0.051515, 0.000000, -0.051515, 0.100176;
0.078569, 0.000000, -0.078569, 0.106220;
0.051515, 0.000000, -0.051515, -0.003134;
0.051515, 0.000000, -0.051515, 0.048715;
0.051515, 0.000000, -0.051515, 0.066429;
0.131834, 0.000000, -0.131834, 0.236290;
0.131834, 0.000000, -0.131834, 0.111892;
0.131834, 0.000000, -0.131834, 0.101056;
0.078569, 0.000000, -0.078569, 0.014282;
0.024178, 0.000000, -0.024178, -0.030907;
-0.059597, 0.000000, 0.059597, -0.142343;
-0.003450, 0.000000, 0.003450, 0.100685;
0.024178, 0.000000, -0.024178, 0.073300;
0.024178, 0.000000, -0.024178, -0.011340;
-0.059597, 0.000000, 0.059597, -0.181401;
0.024178, 0.000000, -0.024178, 0.160041;
0.051515, 0.000000, -0.051515, 0.105465;
0.051515, 0.000000, -0.051515, 0.005907;
0.024178, 0.000000, -0.024178, -0.024564;
-0.031375, 0.000000, 0.031375, -0.086725;
-0.059597, 0.000000, 0.059597, -0.073672;
-0.088125, 0.000000, 0.088125, -0.104690;
-0.088125, 0.000000, 0.088125, -0.078505;
-0.088125, 0.000000, 0.088125, -0.082196;
-0.088125, 0.000000, 0.088125, -0.089882;
-0.088125, 0.000000, 0.088125, -0.088437;
-0.116965, 0.000000, 0.116965, -0.153185;
-0.088125, 0.000000, 0.088125, -0.043670;
-0.088125, 0.000000, 0.088125, -0.082014;
-0.116965, 0.000000, 0.116965, -0.166843;
-0.088125, 0.000000, 0.088125, -0.044470;
-0.003450, 0.000000, 0.003450, 0.117434;
-0.003450, 0.000000, 0.003450, -0.031776;
-0.088125, 0.000000, 0.088125, -0.232264;
-0.088125, 0.000000, 0.088125, -0.062203;

];
close all
figure;
t=0:0.05:39.9;
ajuste=0.0888;
plot(t,stairSUB(1:size(t,2),1)'+ajuste)
hold on
plot(t,stairSUB(1:size(t,2),2)')
plot(t,stairSUB(1:size(t,2),3)'-ajuste)